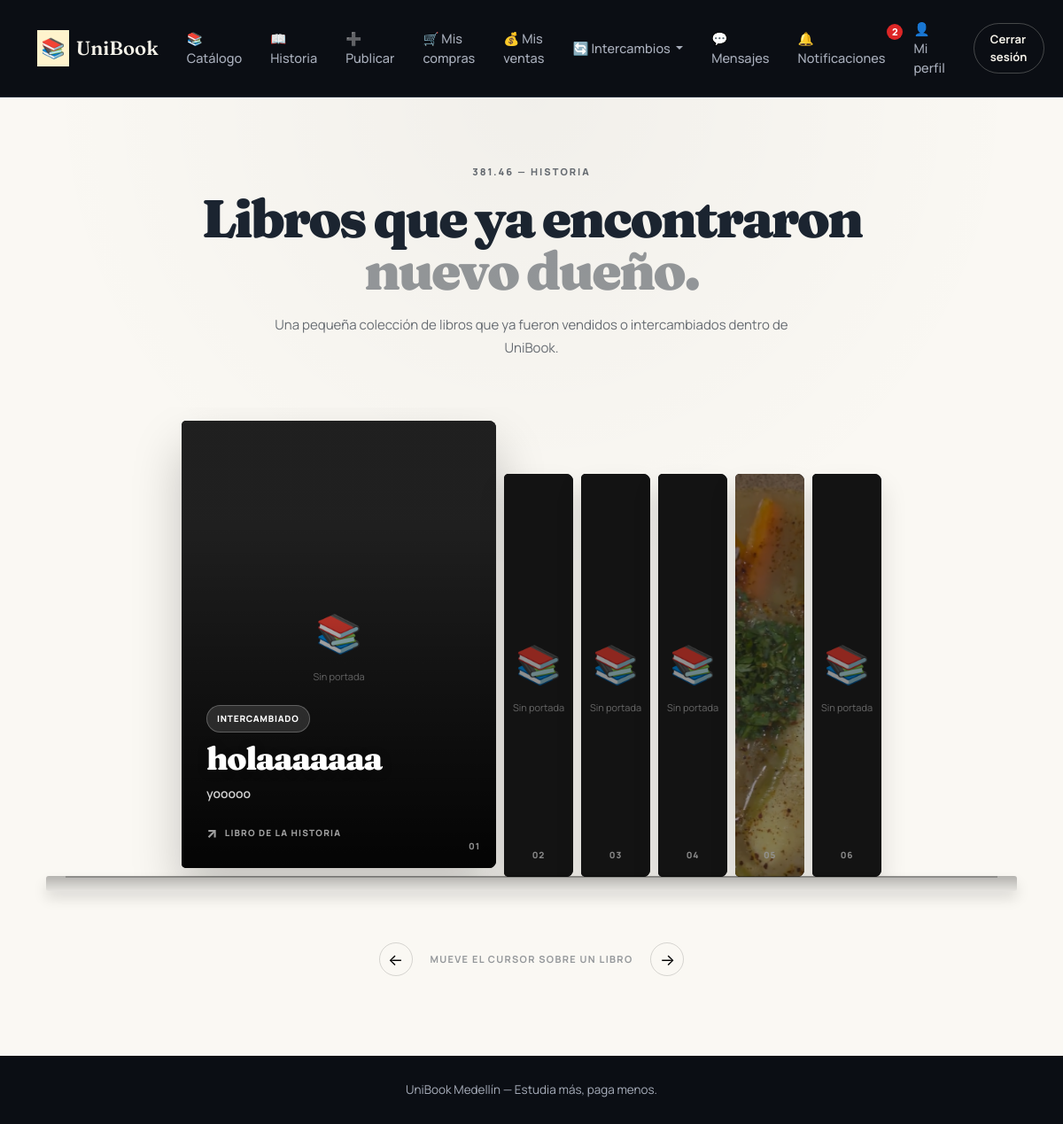
The app's page /unibook_ultimafase/index.php?accion=historia (signed in) with its own data.
### tables this page shows
CREATE TABLE `libros` (
  `id` int(11) NOT NULL,
  `titulo` varchar(150) NOT NULL,
  `autor` varchar(100) NOT NULL,
  `editorial` varchar(100) DEFAULT NULL,
  `universidad` varchar(100) DEFAULT NULL,
  `carrera` varchar(100) DEFAULT NULL,
  `semestre` varchar(50) DEFAULT NULL,
  `materia` varchar(100) DEFAULT NULL,
  `descripcion` text DEFAULT NULL,
  `precio` decimal(10,2) DEFAULT NULL,
  `estado` enum('Nuevo','Usado') DEFAULT 'Usado',
  `tipo_publicacion` enum('Venta','Intercambio') DEFAULT 'Venta',
  `imagen` varchar(255) DEFAULT NULL,
  `fecha_publicacion` timestamp NOT NULL DEFAULT current_timestamp(),
  `usuario_id` int(11) DEFAULT NULL,
  `estado_disponibilidad` enum('disponible','reservado','vendido','intercambiado') NOT NULL DEFAULT 'disponible'
);

### unibook_ultimafase/controllers/LibroController.php (called while the page is built, shortened)
<?php
require_once "models/Libro.php";
class LibroController {
    private $modelo;
    public function __construct($conexion){
        $this->modelo = new Libro($conexion);
    }
    public function historial(){
        return $this->modelo->obtenerHistorial();
    }
}

### unibook_ultimafase/models/Libro.php (called while the page is built, shortened)
<?php
class Libro
{
    private $conexion;
    public function __construct($conexion)
    {
        $this->conexion = $conexion;
    }
    public function obtenerHistorial()
    {
        $sql = "SELECT *
                FROM libros
                WHERE estado_disponibilidad IN ('vendido', 'intercambiado')
                ORDER BY fecha_publicacion DESC";
        $resultado = $this->conexion->query($sql);
        $historial = [];
        while($libro = $resultado->fetch_assoc()){
            $historial[] = $libro;
        }
        return $historial;
    }
}

### unibook_ultimafase/views/historia.php (the view, shortened to what this page needs)
<?php
include "views/partials/navbar.php";
?>
<section class="historia-bookshelf">
    <div class="container">
        <div class="historia-heading">
            <span class="historia-eyebrow">
                381.46 — Historia
            </span>
            <h1>
                Libros que ya encontraron
                <em>nuevo dueño.</em>
            </h1>
            <p>
                Una pequeña colección de libros que ya fueron vendidos
                o intercambiados dentro de UniBook.
            </p>
        </div>
        <?php if (empty($historial)) { ?>
            <div class="historia-empty">
                <div class="historia-empty__icon">
                    📚
                </div>
                <h5>
                    Todavía no hay libros en el historial
                </h5>
                <p>
                    Cuando un libro sea vendido o intercambiado,
                    aparecerá aquí.
                </p>
            </div>
        <?php } else { ?>
            <div class="bookshelf-wrapper">
                <div
                    class="bookshelf"
                    id="historiaBookshelf"
                >
                    <?php foreach ($historial as $index => $libro) { ?>
                        <?php
                        $estado = strtolower(
                            trim(
                                $libro['estado_disponibilidad'] ?? ''
                            )
                        );
                        $esIntercambio =
                            $estado === 'intercambiado';
                        $titulo =
                            $libro['titulo'] ?? 'Sin título';
                        $autor =
                            $libro['autor'] ?? 'Autor desconocido';
                        $imagen =
                            $libro['imagen'] ?? '';
                        ?>
                        <article
                            class="
                                history-book
                                <?php echo $index === 0 ? 'active' : ''; ?>
                            "
                            data-index="<?php echo $index; ?>"
                            tabindex="0"
                        >
                            <div class="history-book__cover">
                                <?php if (!empty($imagen)) { ?>
                                    <img
                                        src="<?php echo htmlspecialchars($imagen); ?>"
                                        alt="<?php echo htmlspecialchars($titulo); ?>"
                                        loading="lazy"
                                    >
                                <?php } else { ?>
                                    <div class="history-book__no-image">
                                        <span>📚</span>
                                        <small>
                                            Sin portada
                                        </small>
                                    </div>
                                <?php } ?>
                                <div class="history-book__shade"></div>
                                <div class="history-book__info">
                                    <span
                                        class="
                                            history-book__status
                                            <?php
                                            echo $esIntercambio
                                                ? 'is-exchange'
                                                : 'is-sold';
                                            ?>
                                        "
                                    >
                                        <?php
                                        echo $esIntercambio
                                            ? 'Intercambiado'
                                            : 'Vendido';
                                        ?>
                                    </span>
                                    <h2>
                                        <?php
                                        echo htmlspecialchars($titulo);
                                        ?>
                                    </h2>
                                    <p>
                                        <?php
                                        echo htmlspecialchars($autor);
                                        ?>
                                    </p>
                                    <div class="history-book__hint">
                                        <span>↗</span>
                                        Libro de la historia
                                    </div>
                                </div>
                                <div class="history-book__number">
                                    <?php
                                    echo str_pad(
                                        $index + 1,
                                        2,
                                        '0',
                                        STR_PAD_LEFT
                                    );
                                    ?>
                                </div>
                            </div>
                        </article>
                    <?php } ?>
                </div>
                <div class="bookshelf-base">
                    <span></span>
                </div>
            </div>
            <?php if (count($historial) > 1) { ?>
                <div class="history-controls">
                    <button
                        type="button"
                        id="historyPrev"
                        aria-label="Libro anterior"
                    >
                        ←
                    </button>
                    <span>
                        Mueve el cursor sobre un libro
                    </span>
                    <button
                        type="button"
                        id="historyNext"
                        aria-label="Libro siguiente"
                    >
                        →
                    </button>
                </div>
            <?php } ?>
        <?php } ?>
    </div>
</section>
<?php include "views/partials/footer.php"; ?>

### unibook_ultimafase/assets/css/style.css (style rules this page uses)
:root { --ink: #0B0E14; --ink-soft: #131A24; --ink-line: #232B38; --paper: #FAF8F3; --paper-dim: #F1ECE1; --paper-line: #E4DDCC; --gold: #C6A15B; --gold-bright:#E3C378; --gold-deep: #9C7B3D; --text-ink: #1B2430; --text-muted: #6B7280; --text-paper: #F4F1E8; --text-paper-muted: #A9AFBC; --success: #2F6B4F; --success-bg: #E7F0EA; --danger: #B3432B; --danger-bg: #F6E7E1; --font-display: 'Fraunces', Georgia, serif; --font-body: 'Manrope', -apple-system, sans-serif; --font-mono: 'IBM Plex Mono', monospace; --radius-sm: 8px; --radius: 14px; --radius-lg: 22px; --shadow-soft: 0 1px 2px rgba(11,14,20,0.04), 0 8px 24px rgba(11,14,20,0.06); --shadow-lift: 0 4px 10px rgba(11,14,20,0.08), 0 20px 40px rgba(11,14,20,0.12); --ease: cubic-bezier(0.22, 1, 0.36, 1); }
* { box-sizing: border-box; }
html { scroll-behavior: smooth; }
body { font-family: var(--font-body); background: var(--paper); color: var(--text-ink); -webkit-font-smoothing: antialiased; }
h1,h2,h3,h4,h5 { font-family: var(--font-display); letter-spacing: -0.01em; }

### records on screen
libros: shows "Sin portada", estado_disponibilidad "INTERCAMBIADO", titulo "holaaaaaaa", autor "yooooo", index "01"
libros: shows "Sin portada", index "02"
libros: shows "Sin portada", index "03"
libros: shows "Sin portada", index "04"
libros: imagen (picture), index "05"
libros: shows "Sin portada", index "06"

### other values on screen
$notificacionesNoLeidasNavbar "2"
